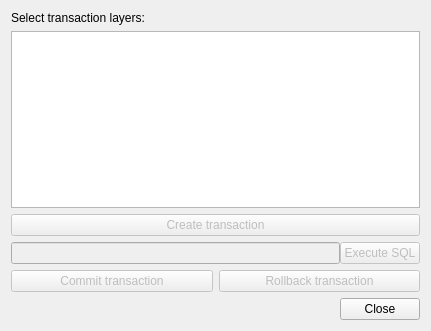
<?xml version="1.0" encoding="UTF-8"?>
<ui version="4.0">
 <class>Dialog</class>
 <widget class="QDialog" name="Dialog">
  <property name="geometry">
   <rect>
    <x>0</x>
    <y>0</y>
    <width>431</width>
    <height>331</height>
   </rect>
  </property>
  <property name="windowTitle">
   <string>Transaction Test</string>
  </property>
  <layout class="QGridLayout" name="gridLayout">
   <item row="5" column="1">
    <widget class="QPushButton" name="pushButton_rollback">
     <property name="enabled">
      <bool>false</bool>
     </property>
     <property name="text">
      <string>Rollback transaction</string>
     </property>
    </widget>
   </item>
   <item row="3" column="0" colspan="2">
    <widget class="QPushButton" name="pushButton_create">
     <property name="enabled">
      <bool>false</bool>
     </property>
     <property name="text">
      <string>Create transaction</string>
     </property>
    </widget>
   </item>
   <item row="6" column="0" colspan="2">
    <widget class="QDialogButtonBox" name="buttonBox">
     <property name="orientation">
      <enum>Qt::Horizontal</enum>
     </property>
     <property name="standardButtons">
      <set>QDialogButtonBox::Close</set>
     </property>
    </widget>
   </item>
   <item row="0" column="0" colspan="2">
    <widget class="QLabel" name="label_layers">
     <property name="text">
      <string>Select transaction layers:</string>
     </property>
    </widget>
   </item>
   <item row="5" column="0">
    <widget class="QPushButton" name="pushButton_commit">
     <property name="enabled">
      <bool>false</bool>
     </property>
     <property name="text">
      <string>Commit transaction</string>
     </property>
    </widget>
   </item>
   <item row="4" column="0" colspan="2">
    <widget class="QWidget" name="widget" native="true">
     <layout class="QHBoxLayout" name="horizontalLayout">
      <property name="spacing">
       <number>0</number>
      </property>
      <property name="margin">
       <number>0</number>
      </property>
      <item>
       <widget class="QLineEdit" name="lineEdit_sql">
        <property name="enabled">
         <bool>false</bool>
        </property>
       </widget>
      </item>
      <item>
       <widget class="QPushButton" name="pushButton_sql">
        <property name="enabled">
         <bool>false</bool>
        </property>
        <property name="text">
         <string>Execute SQL</string>
        </property>
       </widget>
      </item>
     </layout>
    </widget>
   </item>
   <item row="1" column="0" colspan="2">
    <widget class="QListWidget" name="listWidget_layers">
     <property name="showDropIndicator" stdset="0">
      <bool>false</bool>
     </property>
     <property name="selectionMode">
      <enum>QAbstractItemView::MultiSelection</enum>
     </property>
    </widget>
   </item>
  </layout>
 </widget>
 <resources/>
 <connections>
  <connection>
   <sender>buttonBox</sender>
   <signal>accepted()</signal>
   <receiver>Dialog</receiver>
   <slot>accept()</slot>
   <hints>
    <hint type="sourcelabel">
     <x>248</x>
     <y>254</y>
    </hint>
    <hint type="destinationlabel">
     <x>157</x>
     <y>274</y>
    </hint>
   </hints>
  </connection>
  <connection>
   <sender>buttonBox</sender>
   <signal>rejected()</signal>
   <receiver>Dialog</receiver>
   <slot>reject()</slot>
   <hints>
    <hint type="sourcelabel">
     <x>316</x>
     <y>260</y>
    </hint>
    <hint type="destinationlabel">
     <x>286</x>
     <y>274</y>
    </hint>
   </hints>
  </connection>
 </connections>
</ui>
